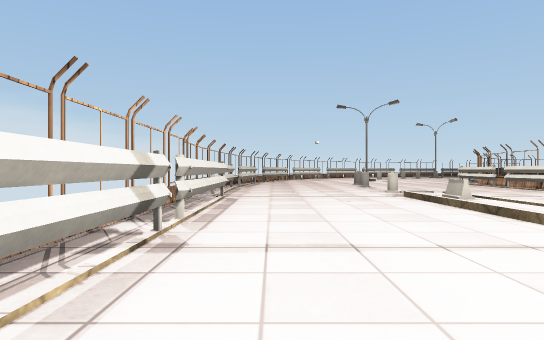
[1] (above)

19 first-person views from a walk through a 3-D level made in the Unity game engine. The camera is 0.72 m above the floor, looks level and sees 75° across. The floor is counted in squares, 1 m on a side. Each view is taken from the middle of a square. On the plan, view 1 faces up. The plan holds only what a view shows up to about 11 squares ahead; the rest is blank. The place goes on beyond the plan. The player character is not drawn. Surface patterns are stand-ins for the level's own textures.

[2]
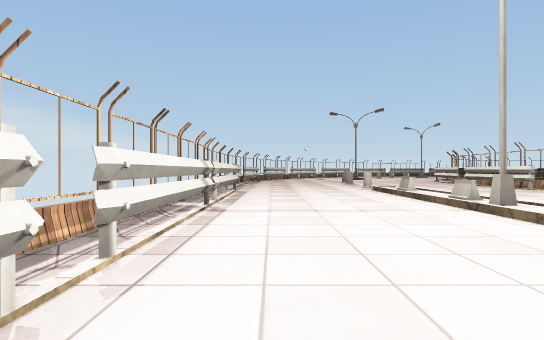

[3]
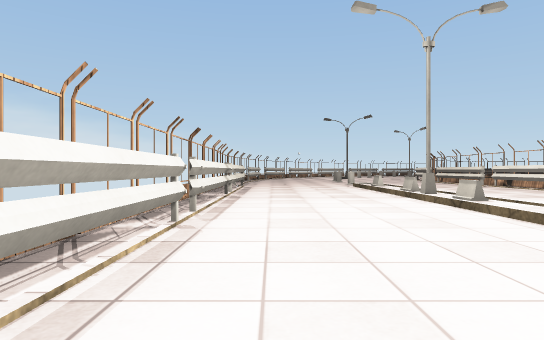

[4]
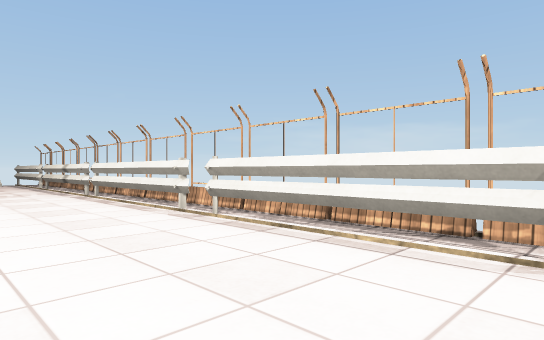

[5]
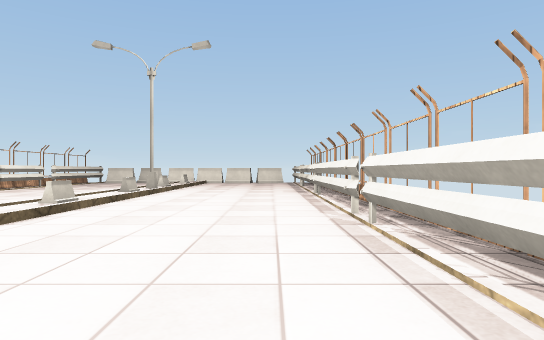

[6]
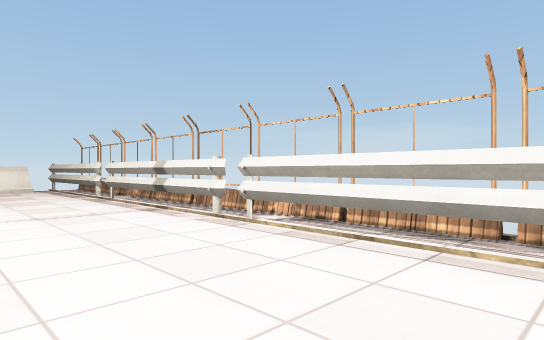

[7]
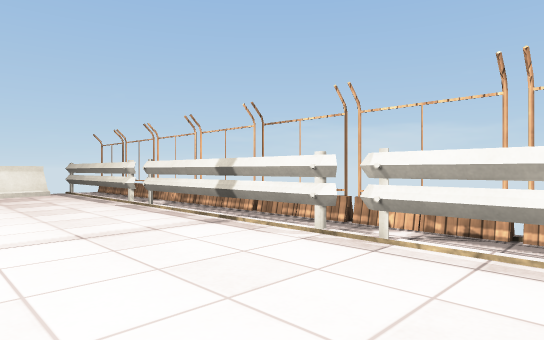

[8]
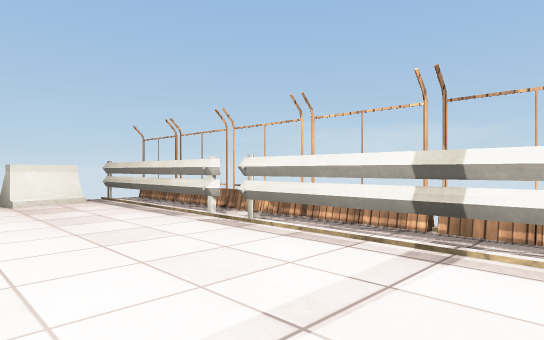

[9]
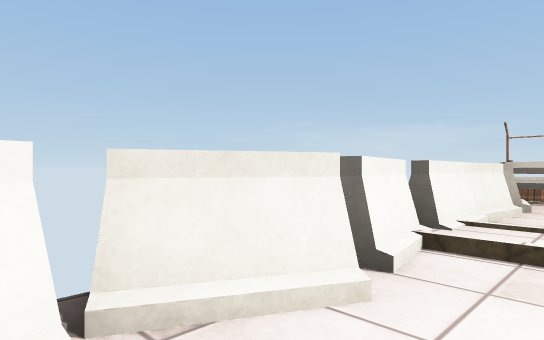

[10]
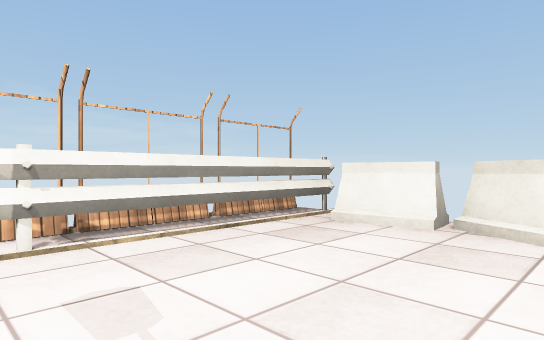

[11]
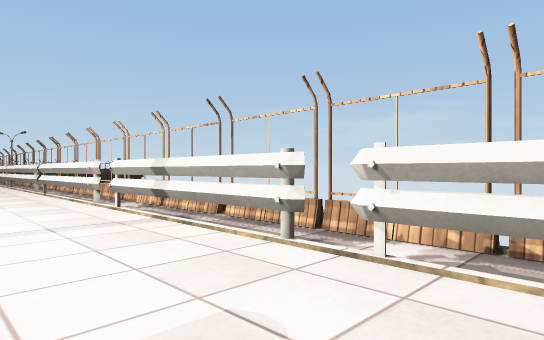

[12]
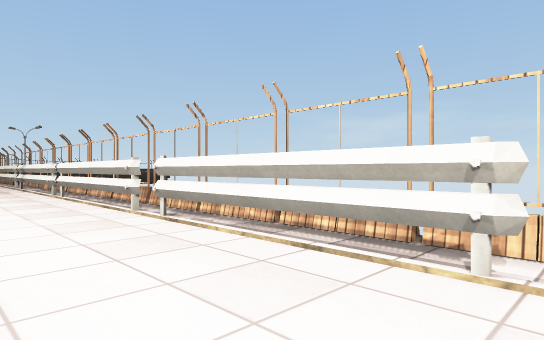

[13]
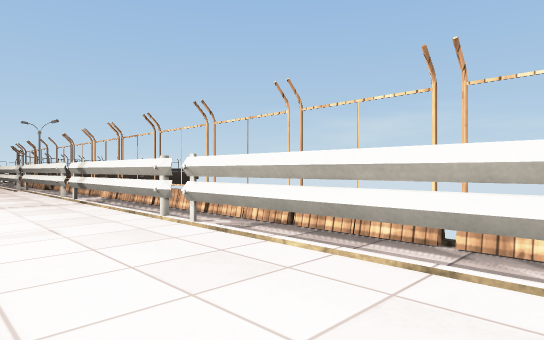

[14]
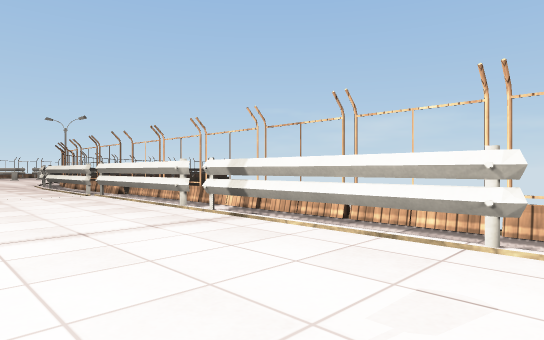

[15]
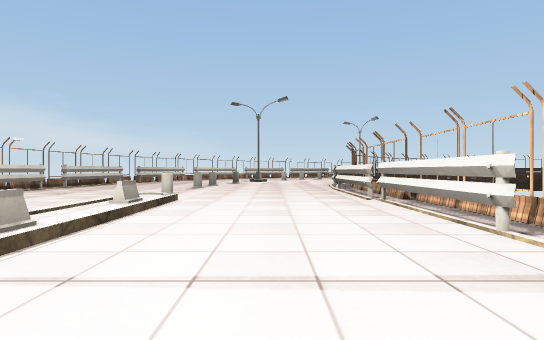

[16]
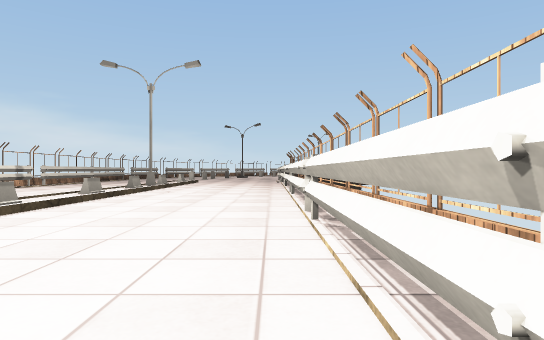

[17]
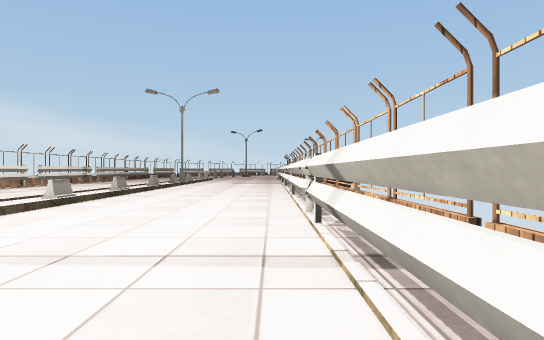

[18]
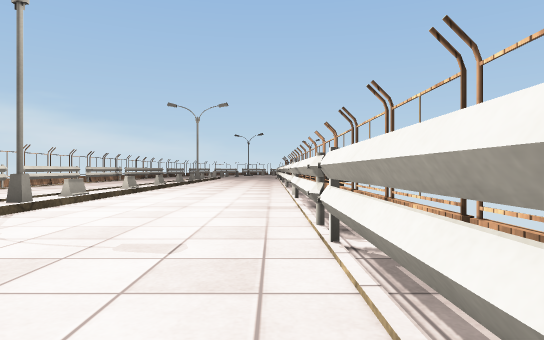

[19]
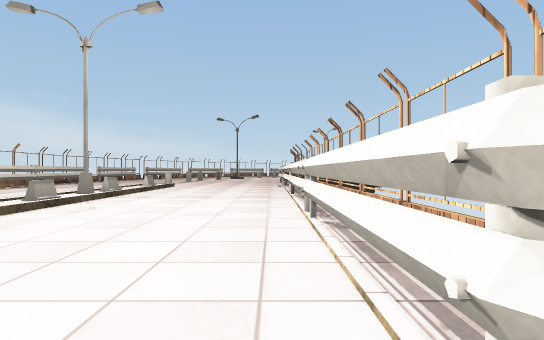

### Floor plan
Key: @ floor where view 1 was taken; # wall or solid block; . main floor; : floor 0.1 m higher than the main floor; / step, stairs or slope; F fence; T thing the floor can be seen under or through; O other object.
Columns run from 2 left of view 1 to 11 right of it. Each row starts with its distance up from view 1.
  9 F#....:.....#F
  8 F#....O.....FF
  7 F#....:.....FF
  6 F#....:.....#F
  5 F#....O.....#F
  4 F#....:.....#F
  3 F#....#....#FF
  2 F#..../....##F
  1 F#....O....#FF
  0 F#@...:.....#F
 -1 F#....O.....#F
 -2 .#..../.....#F
 -3 F#....:.....FF
 -4 .#....:.....#F
 -5 F#....O.....#F
 -6 ......:.....#F
 -7 FT....:.....FF
 -8 .T....O.....FF
 -9 FT....:.....FF
-10 .T....:.....#F
-11 F#....O......F
-12 F#....:.....#F
-13 F#... #.....#F
-14 F#...  .....#F
-15 F#...  .....#F
-16 F#...   ....#F
-17 F#..    ....#F
-18 F#..    ....#F
-19 F#..   .....#F
-20 F#... :/O...#F
-21 F#OOOOOOOOOO#F

Where each view was taken, in squares from view 1:
view 1: 0 up, 0 right, facing up
view 2: 3 down, 0 right, facing up
view 3: 6 down, 0 right, facing up
view 4: 1 down, 2 right, facing down-left
view 5: 1 down, 0 right, facing down
view 6: 7 down, 2 right, facing down-left
view 7: 9 down, 2 right, facing down-left
view 8: 12 down, 2 right, facing down-left
view 9: 19 down, 8 right, facing down-left
view 10: 16 down, 6 right, facing down-right
view 11: 18 down, 7 right, facing up-right
view 12: 11 down, 7 right, facing up-right
view 13: 5 down, 7 right, facing up-right
view 14: 1 down, 6 right, facing up-right
view 15: 1 up, 7 right, facing up
view 16: 11 down, 9 right, facing up
view 17: 16 down, 9 right, facing up
view 18: 20 down, 9 right, facing up
view 19: 6 down, 9 right, facing up
